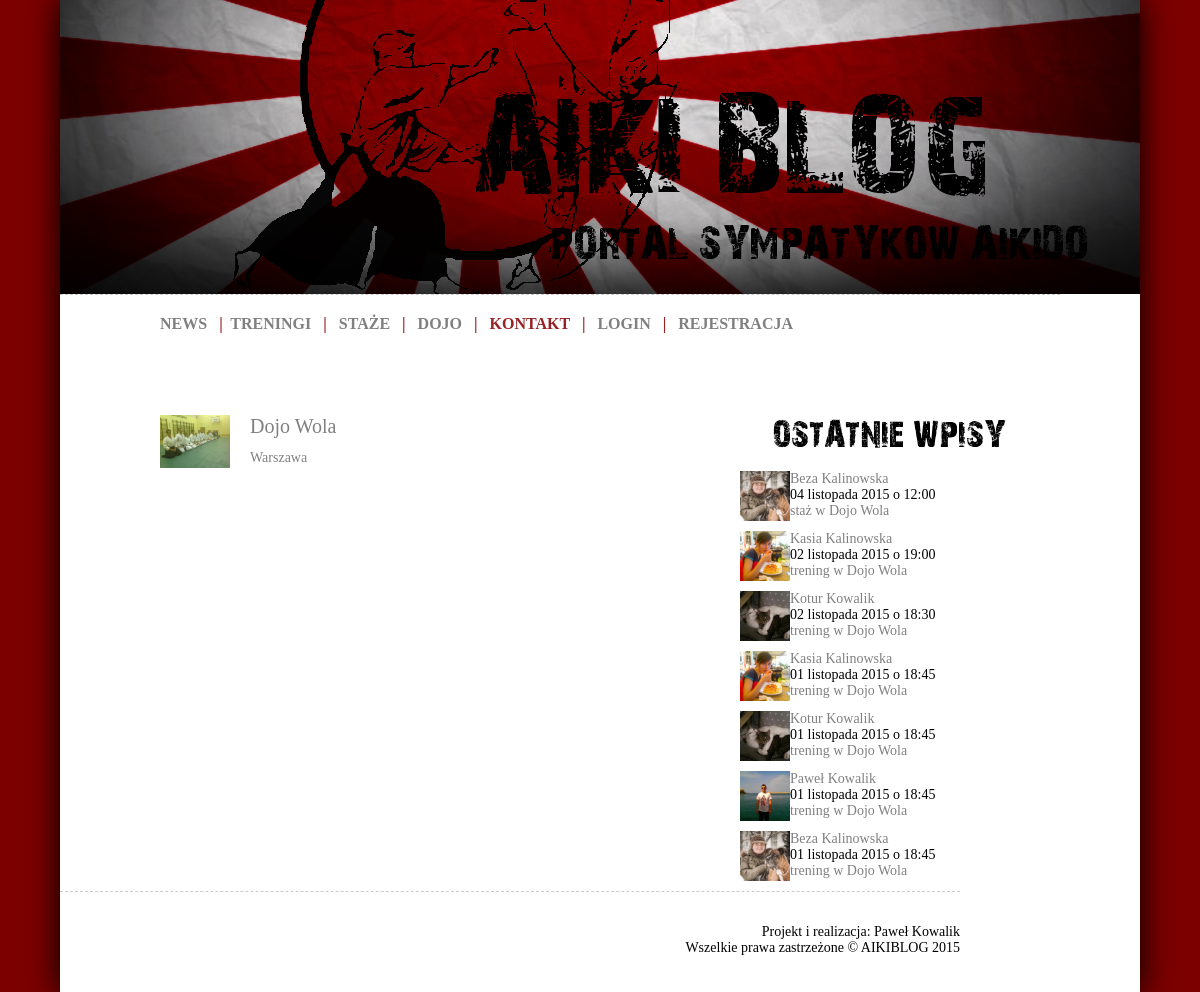
/dojos/, run on an earlier commit of the app's database.
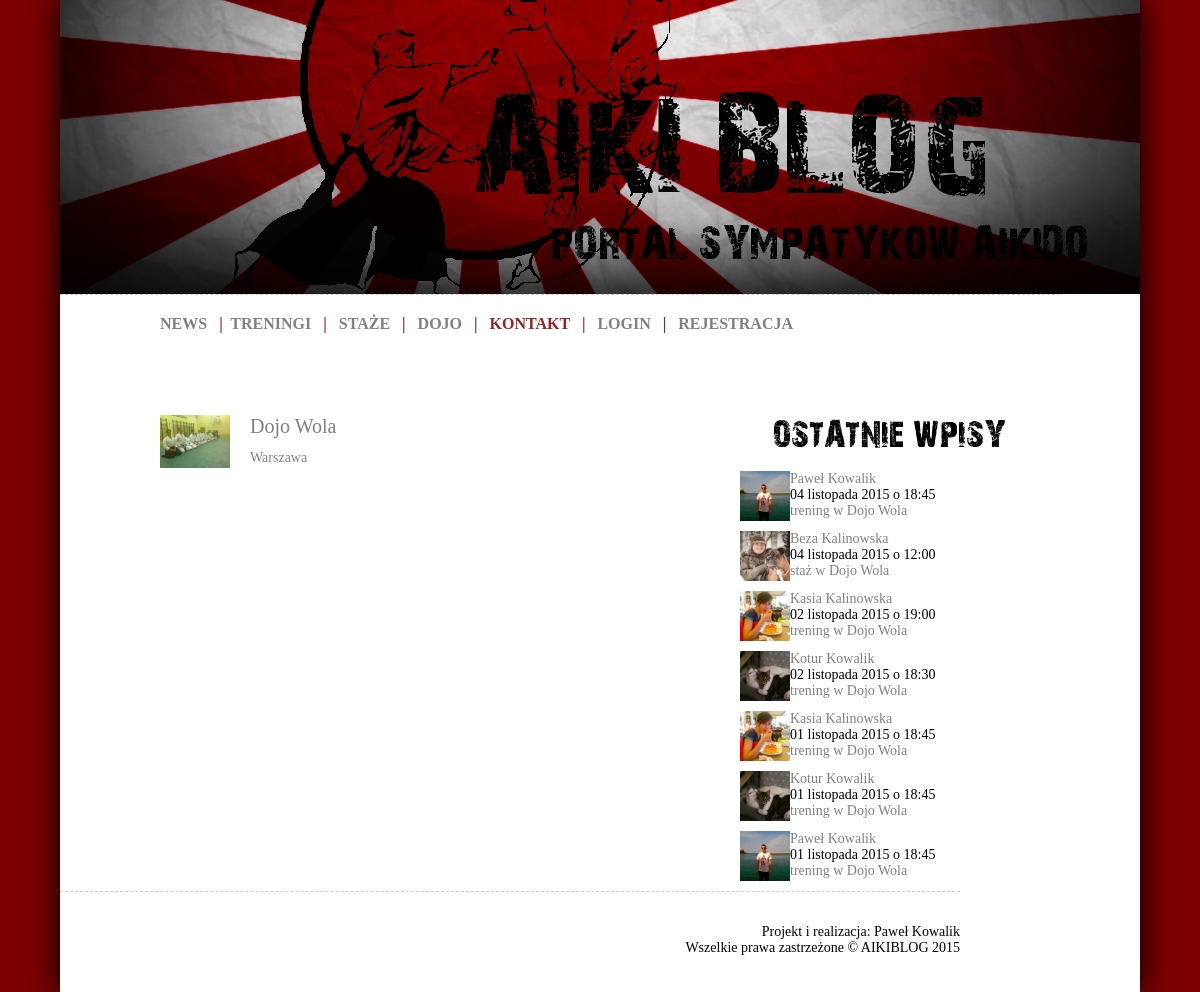
And on a later commit of the database.
### aikiblog/models.py (models this page shows, shortened)
class Dojo(models.Model):
    name = models.CharField('Nazwa dojo', max_length=50)
    slug = models.SlugField('Odnosnik', max_length=50)
    start_year = models.IntegerField(verbose_name='Rok założenia')
    city = models.CharField('Miasto', max_length=50)
    adress = models.CharField('Adres', max_length=50)
    sensei = models.ForeignKey(Sensei, verbose_name='Sensei')
    image1 = models.ImageField(upload_to='static/dojo', verbose_name='Zdjęcie 1')
    image2 = models.ImageField(upload_to='static/dojo', null=True, blank=True, verbose_name='Zdjęcie 2')
    image3 = models.ImageField(upload_to='static/dojo', null=True, blank=True, verbose_name='Zdjęcie 3')
    story = models.TextField(null=True, blank=True, verbose_name='Historia')
    trainings = models.TextField(null=True, blank=True, verbose_name='Treningi')
    users = models.ManyToManyField(User, blank=True, verbose_name='Byli tutaj')
    class Meta:
        verbose_name = "Dojo"
        verbose_name_plural = "Dojo"
    def __unicode__(self):
        return self.name

class Training(models.Model):
    TYPE = (
        ('T','trening'),
        ('S','staż'),
    )
    user = models.ForeignKey(User, verbose_name='Ćwiczący', null=True, blank=True)
    date = models.DateTimeField('Data i godzina treningu')
    place = models.ForeignKey(Dojo, verbose_name='Miejsce treningu')
    sensei = models.ForeignKey(Sensei, verbose_name='Sensei')
    slug = models.SlugField('Odnosnik', max_length=50, null=True, blank=True)
    techniques = models.ManyToManyField(TechTren, verbose_name='Techniki')
    type = models.CharField(max_length=1, choices=TYPE, verbose_name='Typ')
    notes = models.TextField(verbose_name="Notatki")
    class Meta:
        verbose_name = "Trening"
        verbose_name_plural = "Treningi"

class User(AbstractUser):
    SEX = (
        ('K','Kobieta'),
        ('M','Mężczyzna'),
    )
    avatar = models.ImageField(upload_to='static/avatars/%Y/%m/%d', null=True, blank=True)
    start_year = models.IntegerField(null=True, blank=True, verbose_name='Trenuje od')
    about_text = models.TextField(null=True, blank=True, verbose_name='O mnie')
    sex = models.CharField(max_length=1, choices=SEX, verbose_name='Płeć')

### aikiblog/views.py (the view)
# urls.py: url(r'^dojos/$', DojoList.as_view(), name='dojo-list'),
class DojoList(generic.ListView):
    template_name = 'aikiblog/dojo_list.html'
    model = Dojo
    paginate_by = 10
    context_object_name = 'dojo_list'
    queryset = Dojo.objects.order_by('name')
    def get_context_data(self, **kwargs):
        context = super(DojoList, self).get_context_data(**kwargs)
        context['all_trainings'] = Training.objects.order_by('-date')[:7]
        return context

### aikiblog/templates/aikiblog/dojo_list.html (shortened to what this page needs)
{% extends "base.html" %}
{% block content %}
{% for entry in dojo_list %}
<div id="post">
    <div id="post_avatar"><img src="{{ STATIC_URL|cut:'static/' }}{{ entry.image1 }}" width=70 alt="" class="center" /></a></div>
        <div id="post_head_dojo"><a href="{% url "dojo-detail" entry.slug %}">{{ entry.name }}</a>
            </div>
        <div id="post_head_dojo2">{{ entry.city }}
            </div>
        <div id="post_body">
        </div>
</div>
{% endfor  %}
{% endblock %}
{% block menuright %}
    {% include "aikiblog/parts/menuright.html" %}
{% endblock %}

### aikiblog/templates/aikiblog/parts/menuright.html
<div id="menuright">
        <div id="menuright_logo">
        </div>
        <br>
        {% for entry in all_trainings %}
        <div id="menuright_post">
            <div id="menuright_avatar">
                <a href="{% url "user-detail" entry.user.id %}"><img src="{{ STATIC_URL|cut:'static/' }}{{ entry.user.avatar }}" height=50/></a>
            </div>
            <div id="menuright_head">
                <a href="{% url "user-detail" entry.user.id %}">{{ entry.user.first_name }} {{ entry.user.last_name }}</a><br>
                {{ entry.date|date:"d E Y" }} o {{ entry.date|date:"H:i" }}<br>
                <a href="{% url "training-detail" entry.slug %}">
                {% ifequal entry.type "T" %}
                trening
                {% endifequal %}
                {% ifequal entry.type "S" %}
                staż
                {% endifequal %}
                w {{ entry.place }}</a>
            </div>
        </div>
        {% endfor %}
        <br>
    </div>

What changed in the data, as far as the page shows it:
no longer on this page (row unchanged): Training: user.avatar (picture), user.first_name "Beza", user.last_name "Kalinowska", date "01 listopada 2015", date "18:45", place "Dojo Wola"
added Training: user.avatar (picture), user.first_name "Paweł", user.last_name "Kowalik", date "04 listopada 2015", date "18:45", place "Dojo Wola"
